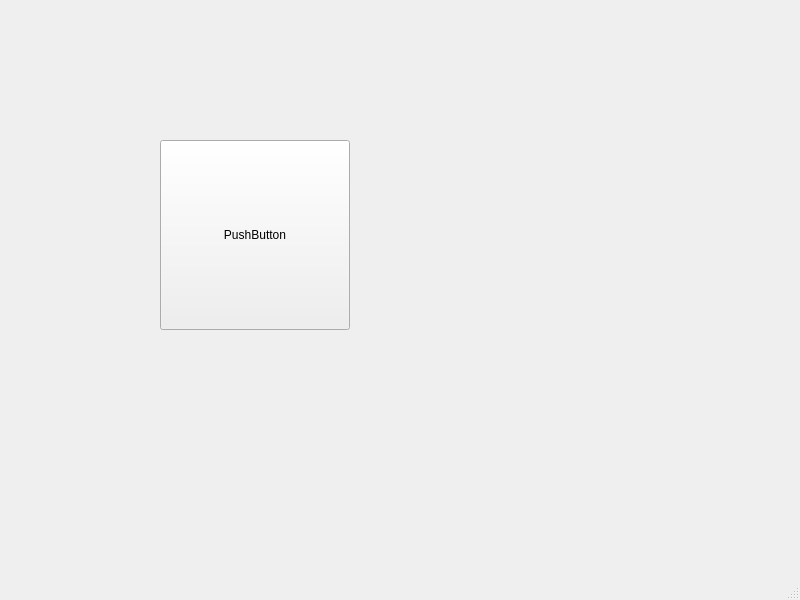
<?xml version="1.0" encoding="UTF-8"?>
<ui version="4.0">
 <class>MainWindow</class>
 <widget class="QMainWindow" name="MainWindow">
  <property name="geometry">
   <rect>
    <x>0</x>
    <y>0</y>
    <width>800</width>
    <height>600</height>
   </rect>
  </property>
  <property name="windowTitle">
   <string>MainWindow</string>
  </property>
  <widget class="QWidget" name="centralwidget">
   <widget class="QPushButton" name="pushButton">
    <property name="geometry">
     <rect>
      <x>160</x>
      <y>140</y>
      <width>190</width>
      <height>190</height>
     </rect>
    </property>
    <property name="minimumSize">
     <size>
      <width>190</width>
      <height>190</height>
     </size>
    </property>
    <property name="maximumSize">
     <size>
      <width>300</width>
      <height>300</height>
     </size>
    </property>
    <property name="text">
     <string>PushButton</string>
    </property>
   </widget>
  </widget>
  <widget class="QMenuBar" name="menubar">
   <property name="geometry">
    <rect>
     <x>0</x>
     <y>0</y>
     <width>800</width>
     <height>23</height>
    </rect>
   </property>
  </widget>
  <widget class="QStatusBar" name="statusbar"/>
 </widget>
 <resources/>
 <connections/>
</ui>
